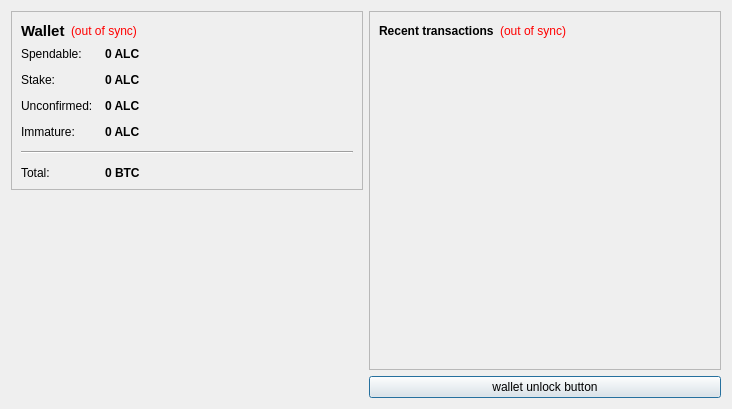
<?xml version="1.0" encoding="UTF-8"?>
<ui version="4.0">
 <class>OverviewPage</class>
 <widget class="QWidget" name="OverviewPage">
  <property name="geometry">
   <rect>
    <x>0</x>
    <y>0</y>
    <width>732</width>
    <height>409</height>
   </rect>
  </property>
  <property name="windowTitle">
   <string>Form</string>
  </property>
  <layout class="QHBoxLayout" name="horizontalLayout" stretch="0,0">
   <item>
    <layout class="QVBoxLayout" name="verticalLayout_2">
     <item>
      <widget class="QFrame" name="frame">
       <property name="frameShape">
        <enum>QFrame::StyledPanel</enum>
       </property>
       <property name="frameShadow">
        <enum>QFrame::Raised</enum>
       </property>
       <layout class="QVBoxLayout" name="verticalLayout_4">
        <item>
         <layout class="QHBoxLayout" name="horizontalLayout_4">
          <item>
           <widget class="QLabel" name="label_5">
            <property name="font">
             <font>
              <pointsize>11</pointsize>
              <weight>75</weight>
              <bold>true</bold>
             </font>
            </property>
            <property name="text">
             <string>Wallet</string>
            </property>
           </widget>
          </item>
          <item>
           <widget class="QLabel" name="labelWalletStatus">
            <property name="toolTip">
             <string>The displayed information may be out of date. Your wallet automatically synchronizes with the PeaceCoin network after a connection is established, but this process has not completed yet.</string>
            </property>
            <property name="styleSheet">
             <string notr="true">QLabel { color: red; }</string>
            </property>
            <property name="text">
             <string notr="true">(out of sync)</string>
            </property>
            <property name="alignment">
             <set>Qt::AlignLeading|Qt::AlignLeft|Qt::AlignVCenter</set>
            </property>
           </widget>
          </item>
          <item>
           <spacer name="horizontalSpacer_2">
            <property name="orientation">
             <enum>Qt::Horizontal</enum>
            </property>
            <property name="sizeHint" stdset="0">
             <size>
              <width>40</width>
              <height>20</height>
             </size>
            </property>
           </spacer>
          </item>
         </layout>
        </item>
        <item>
         <layout class="QFormLayout" name="formLayout_2">
          <property name="fieldGrowthPolicy">
           <enum>QFormLayout::AllNonFixedFieldsGrow</enum>
          </property>
          <property name="horizontalSpacing">
           <number>12</number>
          </property>
          <property name="verticalSpacing">
           <number>12</number>
          </property>
          <item row="0" column="0">
           <widget class="QLabel" name="label">
            <property name="text">
             <string>Spendable:</string>
            </property>
           </widget>
          </item>
          <item row="0" column="1">
           <widget class="QLabel" name="labelBalance">
            <property name="font">
             <font>
              <weight>75</weight>
              <bold>true</bold>
             </font>
            </property>
            <property name="cursor">
             <cursorShape>IBeamCursor</cursorShape>
            </property>
            <property name="toolTip">
             <string>Your current spendable balance</string>
            </property>
            <property name="text">
             <string notr="true">0 ALC</string>
            </property>
            <property name="textInteractionFlags">
             <set>Qt::LinksAccessibleByMouse|Qt::TextSelectableByKeyboard|Qt::TextSelectableByMouse</set>
            </property>
           </widget>
          </item>
          <item row="1" column="0">
           <widget class="QLabel" name="label_6">
            <property name="text">
             <string>Stake:</string>
            </property>
           </widget>
          </item>
          <item row="1" column="1">
           <widget class="QLabel" name="labelStake">
            <property name="font">
             <font>
              <weight>75</weight>
              <bold>true</bold>
             </font>
            </property>
            <property name="cursor">
             <cursorShape>IBeamCursor</cursorShape>
            </property>
            <property name="toolTip">
             <string>Total of coins that was staked, and do not yet count toward the current balance</string>
            </property>
            <property name="text">
             <string notr="true">0 ALC</string>
            </property>
            <property name="textInteractionFlags">
             <set>Qt::LinksAccessibleByMouse|Qt::TextSelectableByKeyboard|Qt::TextSelectableByMouse</set>
            </property>
           </widget>
          </item>
          <item row="2" column="0">
           <widget class="QLabel" name="label_3">
            <property name="text">
             <string>Unconfirmed:</string>
            </property>
           </widget>
          </item>
          <item row="2" column="1">
           <widget class="QLabel" name="labelUnconfirmed">
            <property name="font">
             <font>
              <weight>75</weight>
              <bold>true</bold>
             </font>
            </property>
            <property name="cursor">
             <cursorShape>IBeamCursor</cursorShape>
            </property>
            <property name="toolTip">
             <string>Total of transactions that have yet to be confirmed, and do not yet count toward the current balance</string>
            </property>
            <property name="text">
             <string notr="true">0 ALC</string>
            </property>
            <property name="textInteractionFlags">
             <set>Qt::LinksAccessibleByMouse|Qt::TextSelectableByKeyboard|Qt::TextSelectableByMouse</set>
            </property>
           </widget>
          </item>
          <item row="3" column="0">
           <widget class="QLabel" name="labelImmatureText">
            <property name="text">
             <string>Immature:</string>
            </property>
           </widget>
          </item>
          <item row="3" column="1">
           <widget class="QLabel" name="labelImmature">
            <property name="font">
             <font>
              <weight>75</weight>
              <bold>true</bold>
             </font>
            </property>
            <property name="toolTip">
             <string>Mined balance that has not yet matured</string>
            </property>
            <property name="text">
             <string notr="true">0 ALC</string>
            </property>
            <property name="textInteractionFlags">
             <set>Qt::LinksAccessibleByMouse|Qt::TextSelectableByKeyboard|Qt::TextSelectableByMouse</set>
            </property>
           </widget>
          </item>
          <item row="4" column="0" colspan="2">
           <widget class="Line" name="line">
            <property name="orientation">
             <enum>Qt::Horizontal</enum>
            </property>
           </widget>
          </item>
          <item row="5" column="0">
           <widget class="QLabel" name="labelTotalText">
            <property name="text">
             <string>Total:</string>
            </property>
           </widget>
          </item>
          <item row="5" column="1">
           <widget class="QLabel" name="labelTotal">
            <property name="font">
             <font>
              <weight>75</weight>
              <bold>true</bold>
             </font>
            </property>
            <property name="cursor">
             <cursorShape>IBeamCursor</cursorShape>
            </property>
            <property name="toolTip">
             <string>Your current total balance</string>
            </property>
            <property name="text">
             <string notr="true">0 BTC</string>
            </property>
            <property name="textInteractionFlags">
             <set>Qt::LinksAccessibleByMouse|Qt::TextSelectableByKeyboard|Qt::TextSelectableByMouse</set>
            </property>
           </widget>
          </item>
         </layout>
        </item>
       </layout>
      </widget>
     </item>
     <item>
      <spacer name="verticalSpacer_4">
       <property name="orientation">
        <enum>Qt::Vertical</enum>
       </property>
       <property name="sizeHint" stdset="0">
        <size>
         <width>20</width>
         <height>40</height>
        </size>
       </property>
      </spacer>
     </item>
     <item>
      <widget class="QLabel" name="label_2">
       <property name="text">
        <string/>
       </property>
       <property name="pixmap">
        <pixmap resource="../bitcoin.qrc">:/images/Wallet_Logo</pixmap>
       </property>
       <property name="alignment">
        <set>Qt::AlignCenter</set>
       </property>
      </widget>
     </item>
     <item>
      <spacer name="verticalSpacer">
       <property name="orientation">
        <enum>Qt::Vertical</enum>
       </property>
       <property name="sizeHint" stdset="0">
        <size>
         <width>20</width>
         <height>40</height>
        </size>
       </property>
      </spacer>
     </item>
    </layout>
   </item>
   <item>
    <layout class="QVBoxLayout" name="verticalLayout_3">
     <item>
      <widget class="QFrame" name="frame_2">
       <property name="frameShape">
        <enum>QFrame::StyledPanel</enum>
       </property>
       <property name="frameShadow">
        <enum>QFrame::Raised</enum>
       </property>
       <layout class="QVBoxLayout" name="verticalLayout">
        <item>
         <layout class="QHBoxLayout" name="horizontalLayout_2">
          <item>
           <widget class="QLabel" name="label_4">
            <property name="text">
             <string>&lt;b&gt;Recent transactions&lt;/b&gt;</string>
            </property>
           </widget>
          </item>
          <item>
           <widget class="QLabel" name="labelTransactionsStatus">
            <property name="toolTip">
             <string>The displayed information may be out of date. Your wallet automatically synchronizes with the PeaceCoin network after a connection is established, but this process has not completed yet.</string>
            </property>
            <property name="styleSheet">
             <string notr="true">QLabel { color: red; }</string>
            </property>
            <property name="text">
             <string notr="true">(out of sync)</string>
            </property>
            <property name="alignment">
             <set>Qt::AlignRight|Qt::AlignTrailing|Qt::AlignVCenter</set>
            </property>
           </widget>
          </item>
          <item>
           <spacer name="horizontalSpacer">
            <property name="orientation">
             <enum>Qt::Horizontal</enum>
            </property>
            <property name="sizeHint" stdset="0">
             <size>
              <width>40</width>
              <height>20</height>
             </size>
            </property>
           </spacer>
          </item>
         </layout>
        </item>
        <item>
         <widget class="QListView" name="listTransactions">
          <property name="styleSheet">
           <string notr="true">QListView { background: transparent; }</string>
          </property>
          <property name="frameShape">
           <enum>QFrame::NoFrame</enum>
          </property>
          <property name="verticalScrollBarPolicy">
           <enum>Qt::ScrollBarAlwaysOff</enum>
          </property>
          <property name="horizontalScrollBarPolicy">
           <enum>Qt::ScrollBarAlwaysOff</enum>
          </property>
          <property name="selectionMode">
           <enum>QAbstractItemView::NoSelection</enum>
          </property>
         </widget>
        </item>
       </layout>
      </widget>
     </item>
     <item>
      <widget class="QPushButton" name="unlockWalletButton">
       <property name="sizePolicy">
        <sizepolicy hsizetype="Minimum" vsizetype="Fixed">
         <horstretch>0</horstretch>
         <verstretch>0</verstretch>
        </sizepolicy>
       </property>
       <property name="maximumSize">
        <size>
         <width>16777214</width>
         <height>16777214</height>
        </size>
       </property>
       <property name="toolTip">
        <string/>
       </property>
       <property name="text">
        <string>wallet unlock button</string>
       </property>
       <property name="checkable">
        <bool>false</bool>
       </property>
       <property name="autoDefault">
        <bool>false</bool>
       </property>
       <property name="default">
        <bool>true</bool>
       </property>
       <property name="flat">
        <bool>false</bool>
       </property>
      </widget>
     </item>
    </layout>
   </item>
  </layout>
 </widget>
 <resources>
  <include location="../bitcoin.qrc"/>
 </resources>
 <connections/>
</ui>
